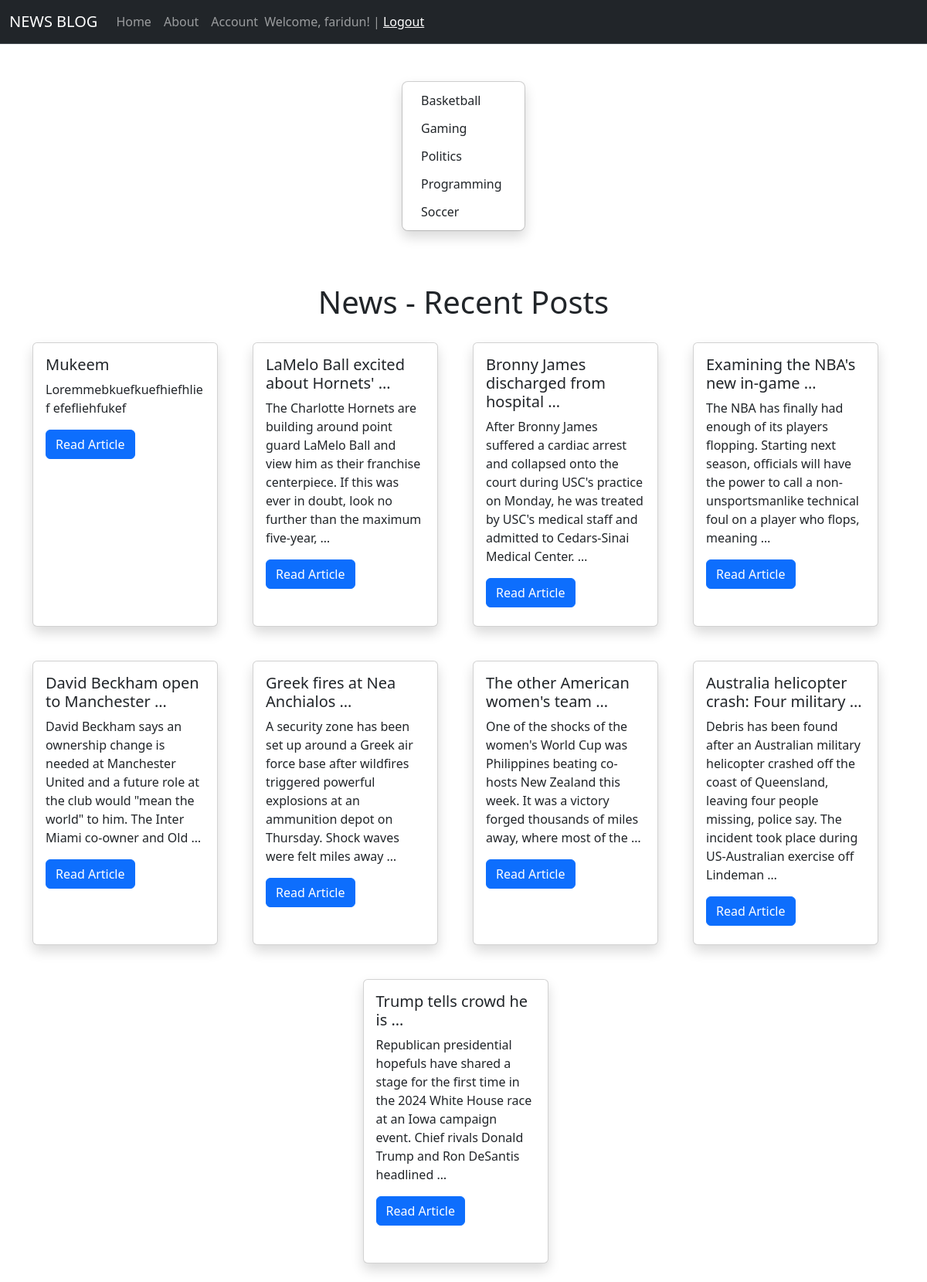
The app's page / (signed in) with its own data.
### blogproject/apps/articles/models.py (models this page shows, shortened)
class Category(models.Model):
    class Meta:
        verbose_name = "category"
        verbose_name_plural = "categories"
        ordering = ["name"]
    name = models.CharField(max_length=200, db_index=True)
    description = models.TextField(blank=True)

class Article(models.Model):
    class Meta:
        ordering = ["category"]
        verbose_name_plural = "articles"
        verbose_name = "article"
    title = models.CharField(max_length=350)
    description = models.TextField()
    category = models.ForeignKey('Category', on_delete=models.PROTECT, default=1, null=True)
    created = models.DateTimeField()
    published = models.BooleanField(default=True)

### blogproject/apps/articles/views.py (the view)
# urls.py: path('', index, name="home"),
def index(request):
    title = "News Blog | Homepage"
    articles = Article.objects.all().order_by('-created').values()
    categories = Category.objects.all().order_by("name").values()
    return render(request, 'index.html', {
        "title": title,
        "articles": articles,
        "categories": categories
    })

### blogproject/apps/articles/templates/index.html
{% extends 'base.html' %}
{% block content %}
<div class="d-flex flex-column flex-md-row p-4 gap-4 py-md-5 align-items-center justify-content-center">
    <ul class="dropdown-menu position-static d-grid gap-1 p-2 rounded-3 mx-0 shadow w-220px" data-bs-theme="light">
        {% for category in categories %}
        <li><a class="dropdown-item rounded-2" href="/category/{{ category.id }}">{{ category.name }}</a></li>
        {% endfor %}
    </ul>
</div>
<div class="container" style="margin-top: 20px;">
    <h1 style="text-align: center;">News - Recent Posts</h1>
    <div class="row d-flex justify-content-center">
        {% for article in articles %}
        <div class="col-sm-6 col-md-3 justify-content-center">
            <div class="card shadow" style="width: 15rem; height: 23rem; margin-top: 20px;">
                <div class="card-body ">
                    <h5 class="card-title">{{ article.title|truncatewords:5 }}</h5>
                    <p class="card-text">{{ article.description|truncatewords:30 }}</p>
                    <a href="/articles/{{ article.id }}" class="btn btn-primary">Read Article</a>
                </div>
                <br>
            </div>
            <br>
        </div>
        {% endfor %}
    </div>
</div>
{% endblock %}

### blogproject/apps/articles/templates/base.html (shortened to what this page needs)
<!DOCTYPE html>
<html lang="en">
<head>
    <link href="https://cdn.jsdelivr.net/npm/bootstrap@5.3.1/dist/css/bootstrap.min.css" rel="stylesheet"
>
</head>
<body>
<nav class="navbar bg-dark border-bottom border-body navbar-expand-md" data-bs-theme="dark">
    <div class="container-fluid">
        <a class="navbar-brand" href="{% url 'home' %}">NEWS BLOG</a>
        <div class="collapse navbar-collapse" id="navbarNav">
            <ul class="navbar-nav">
                <li class="nav-item">
                    <a class="nav-link" aria-current="page" href="{% url 'home' %}">Home</a>
                </li>
                <li class="nav-item">
                    <a class="nav-link" href="{% url 'about' %}">About</a>
                </li>
                {% if request.user.is_authenticated %}
                <li class="nav-item">
                    <a class="nav-link" href="{% url 'account' %}">Account</a>
                </li>
                <span class="navbar-text">
                    Welcome, {{ user.username }}! | <a href="{% url 'logout' %}">Logout</a>
                    {% else %}
                    <a href="{% url 'loginauth' %}">Sigh in</a> | <a href="{% url 'signup' %}">Sigh up</a>
                    {% endif %}
                    </span>
            </ul>
        </div>
    </div>
</nav>
{% block content %}
{% endblock %}
</body>
</html>

### records on screen
Category: name "Basketball"
Category: name "Gaming"
Category: name "Politics"
Category: name "Programming"
Category: name "Soccer"
Article: title "Mukeem", description "Loremmebkuefkuefhiefhlief efefliehfukef"
Article: title "LaMelo Ball excited about Hornets' …", description "The Charlotte Hornets are building around point guard LaMelo Ball and view him as their franchise centerpiece. If this was ever in doubt, look no further than the maximum five-year, …"
Article: title "Bronny James discharged from hospital …", description "After Bronny James suffered a cardiac arrest and collapsed onto the court during USC's practice on Monday, he was treated by USC's medical staff and admitted to Cedars-Sinai Medical Center. …"
Article: title "Examining the NBA's new in-game …", description "The NBA has finally had enough of its players flopping. Starting next season, officials will have the power to call a non-unsportsmanlike technical foul on a player who flops, meaning …"
Article: title "David Beckham open to Manchester …", description "David Beckham says an ownership change is needed at Manchester United and a future role at the club would \"mean the world\" to him. The Inter Miami co-owner and Old …"
Article: title "Greek fires at Nea Anchialos …", description "A security zone has been set up around a Greek air force base after wildfires triggered powerful explosions at an ammunition depot on Thursday. Shock waves were felt miles away …"
Article: title "The other American women's team …", description "One of the shocks of the women's World Cup was Philippines beating co-hosts New Zealand this week. It was a victory forged thousands of miles away, where most of the …"
Article: title "Australia helicopter crash: Four military …", description "Debris has been found after an Australian military helicopter crashed off the coast of Queensland, leaving four people missing, police say. The incident took place during US-Australian exercise off Lindeman …"
Article: title "Trump tells crowd he is …", description "Republican presidential hopefuls have shared a stage for the first time in the 2024 White House race at an Iowa campaign event. Chief rivals Donald Trump and Ron DeSantis headlined …"

### other values on screen
{{ user.username }} "faridun"
